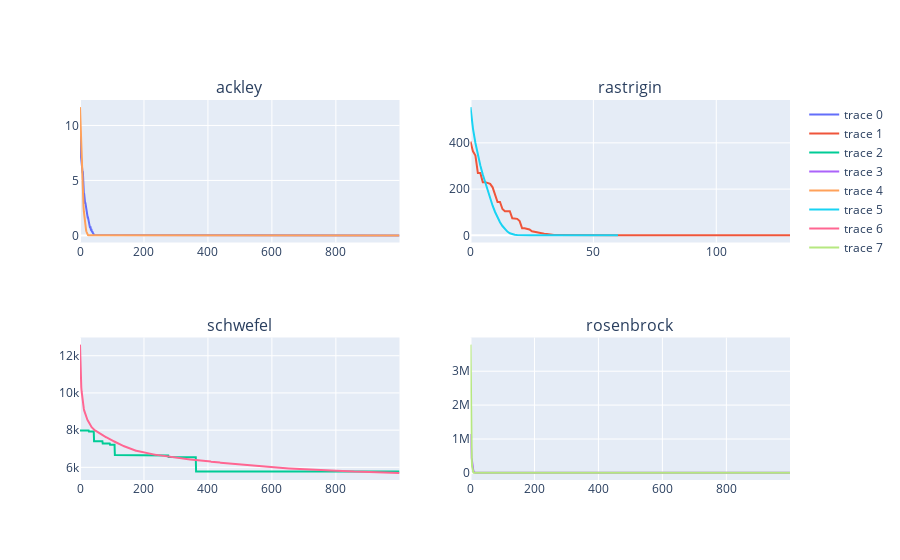

The notebook cell this image was saved under:
### Code cell
fig.add_trace(go.Scatter(y=[x['fitness_medio'] for x in ga_dict[FUNCTIONS[0]].geracoes]),row=1,col=1)
fig.add_trace(go.Scatter(y=[x['fitness_medio'] for x in ga_dict[FUNCTIONS[1]].geracoes]),row=1,col=2)
fig.add_trace(go.Scatter(y=[x['fitness_medio'] for x in ga_dict[FUNCTIONS[2]].geracoes]),row=2,col=1)
fig.add_trace(go.Scatter(y=[x['fitness_medio'] for x in ga_dict[FUNCTIONS[3]].geracoes]),row=2,col=2)

### Figure 1 — Plotly figure (JSON) as saved in the notebook; plotly's stock layout.template omitted (floating-point values rounded to 4 significant figures; data arrays with more than 128 entries replaced by an {"elided": "..."} marker saying what was removed)
{"data": [{"type": "scatter", "xaxis": "x", "y": {"elided": "1000 float values"}, "yaxis": "y"}, {"type": "scatter", "xaxis": "x2", "y": {"elided": "131 float values"}, "yaxis": "y2"}, {"type": "scatter", "xaxis": "x3", "y": {"elided": "1000 float values"}, "yaxis": "y3"}, {"type": "scatter", "xaxis": "x4", "y": {"elided": "1000 float values"}, "yaxis": "y4"}, {"type": "scatter", "xaxis": "x", "y": {"elided": "1000 float values"}, "yaxis": "y"}, {"type": "scatter", "xaxis": "x2", "y": [554.4, 461.7, 399.2, 346.1, 301.9, 263.1, 228.0, 192.2, 157.5, 128.2, 101.1, 77.19, 56.96, 40.44, 26.96, 16.37, 8.959, 5.172, 2.922, 1.49, 0.6865, 0.3318, 0.175, 0.08885, 0.04335, 0.02227, 0.01032, 0.004316, 0.002052, 0.0008826, 0.0004091, 0.0002229, 0.0001197, 6.4e-05, 3.263e-05, 1.739e-05, 8.291e-06, 3.875e-06, 2.03e-06, 1.073e-06, 5.227e-07, 2.467e-07, 1.258e-07, 6.317e-08, 3.07e-08, 1.511e-08, 6.759e-09, 2.75e-09, 1.193e-09, 4.97e-10, 1.841e-10, 8.531e-11, 4.421e-11, 2.393e-11, 1.311e-11, 6.767e-12, 3.222e-12, 1.621e-12, 8.706e-13, 4.403e-13, 2.199e-13], "yaxis": "y2"}, {"type": "scatter", "xaxis": "x3", "y": {"elided": "1000 float values"}, "yaxis": "y3"}, {"type": "scatter", "xaxis": "x4", "y": {"elided": "1000 float values"}, "yaxis": "y4"}], "layout": {"annotations": [{"font": {"size": 16}, "showarrow": false, "text": "ackley", "x": 0.225, "xanchor": "center", "xref": "paper", "y": 1, "yanchor": "bottom", "yref": "paper"}, {"font": {"size": 16}, "showarrow": false, "text": "rastrigin", "x": 0.775, "xanchor": "center", "xref": "paper", "y": 1, "yanchor": "bottom", "yref": "paper"}, {"font": {"size": 16}, "showarrow": false, "text": "schwefel", "x": 0.225, "xanchor": "center", "xref": "paper", "y": 0.375, "yanchor": "bottom", "yref": "paper"}, {"font": {"size": 16}, "showarrow": false, "text": "rosenbrock", "x": 0.775, "xanchor": "center", "xref": "paper", "y": 0.375, "yanchor": "bottom", "yref": "paper"}], "xaxis": {"anchor": "y", "domain": [0, 0.45]}, "xaxis2": {"anchor": "y2", "domain": [0.55, 1]}, "xaxis3": {"anchor": "y3", "domain": [0, 0.45]}, "xaxis4": {"anchor": "y4", "domain": [0.55, 1]}, "yaxis": {"anchor": "x", "domain": [0.625, 1]}, "yaxis2": {"anchor": "x2", "domain": [0.625, 1]}, "yaxis3": {"anchor": "x3", "domain": [0, 0.375]}, "yaxis4": {"anchor": "x4", "domain": [0, 0.375]}}}
